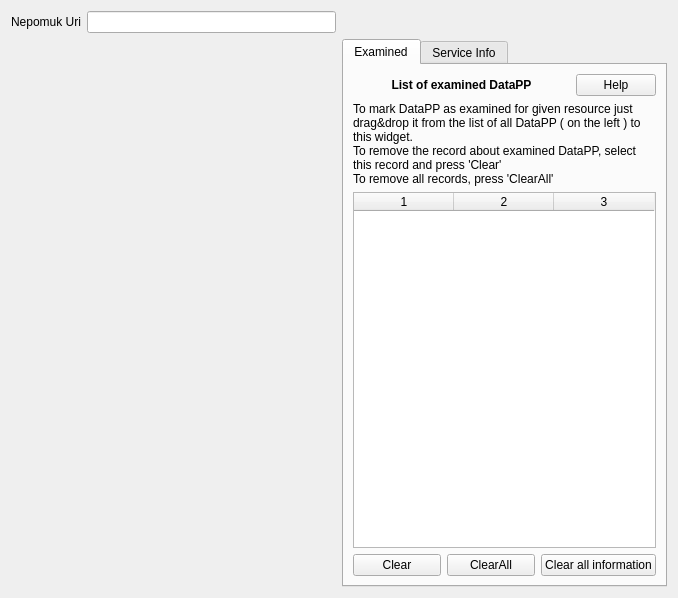
<?xml version="1.0" encoding="UTF-8"?>
<ui version="4.0">
 <class>infoPage</class>
 <widget class="QWidget" name="infoPage">
  <property name="geometry">
   <rect>
    <x>0</x>
    <y>0</y>
    <width>678</width>
    <height>598</height>
   </rect>
  </property>
  <property name="windowTitle">
   <string>Form</string>
  </property>
  <layout class="QGridLayout" name="gridLayout">
   <item row="0" column="0">
    <layout class="QHBoxLayout" name="horizontalLayout_7">
     <item>
      <widget class="QLabel" name="label_3">
       <property name="text">
        <string>Nepomuk Uri</string>
       </property>
      </widget>
     </item>
     <item>
      <widget class="KLineEdit" name="uriResourceInfo"/>
     </item>
    </layout>
   </item>
   <item row="1" column="0">
    <widget class="Nepomuk::Utils::SearchWidget" name="resourcesInfoSelectWidget"/>
   </item>
   <item row="1" column="1">
    <widget class="KTabWidget" name="ktabwidget_2">
     <property name="sizePolicy">
      <sizepolicy hsizetype="Expanding" vsizetype="Expanding">
       <horstretch>0</horstretch>
       <verstretch>1</verstretch>
      </sizepolicy>
     </property>
     <property name="currentIndex">
      <number>0</number>
     </property>
     <widget class="QWidget" name="tab_2">
      <attribute name="title">
       <string>Examined</string>
      </attribute>
      <layout class="QVBoxLayout" name="verticalLayout">
       <item>
        <layout class="QHBoxLayout" name="horizontalLayout_6">
         <item>
          <widget class="QLabel" name="label_6">
           <property name="sizePolicy">
            <sizepolicy hsizetype="Expanding" vsizetype="Preferred">
             <horstretch>0</horstretch>
             <verstretch>0</verstretch>
            </sizepolicy>
           </property>
           <property name="text">
            <string>&lt;!DOCTYPE HTML PUBLIC &quot;-//W3C//DTD HTML 4.0//EN&quot; &quot;http://www.w3.org/TR/REC-html40/strict.dtd&quot;&gt;
&lt;html&gt;&lt;head&gt;&lt;meta name=&quot;qrichtext&quot; content=&quot;1&quot; /&gt;&lt;style type=&quot;text/css&quot;&gt;
p, li { white-space: pre-wrap; }
&lt;/style&gt;&lt;/head&gt;&lt;body style=&quot; font-family:'Sans Serif'; font-size:9pt; font-weight:400; font-style:normal;&quot;&gt;
&lt;p align=&quot;center&quot; style=&quot; margin-top:0px; margin-bottom:0px; margin-left:0px; margin-right:0px; -qt-block-indent:0; text-indent:0px;&quot;&gt;&lt;span style=&quot; font-weight:600;&quot;&gt;List of examined DataPP&lt;/span&gt;&lt;/p&gt;&lt;/body&gt;&lt;/html&gt;</string>
           </property>
           <property name="textFormat">
            <enum>Qt::RichText</enum>
           </property>
          </widget>
         </item>
         <item>
          <widget class="KPushButton" name="helpExaminedbutton">
           <property name="text">
            <string>Help</string>
           </property>
           <property name="checkable">
            <bool>true</bool>
           </property>
           <property name="checked">
            <bool>false</bool>
           </property>
          </widget>
         </item>
        </layout>
       </item>
       <item>
        <widget class="QLabel" name="examinedHelpLabel">
         <property name="sizePolicy">
          <sizepolicy hsizetype="Minimum" vsizetype="Preferred">
           <horstretch>0</horstretch>
           <verstretch>0</verstretch>
          </sizepolicy>
         </property>
         <property name="text">
          <string>&lt;!DOCTYPE HTML PUBLIC &quot;-//W3C//DTD HTML 4.0//EN&quot; &quot;http://www.w3.org/TR/REC-html40/strict.dtd&quot;&gt;
&lt;html&gt;&lt;head&gt;&lt;meta name=&quot;qrichtext&quot; content=&quot;1&quot; /&gt;&lt;style type=&quot;text/css&quot;&gt;
p, li { white-space: pre-wrap; }
&lt;/style&gt;&lt;/head&gt;&lt;body style=&quot; font-family:'Sans Serif'; font-size:9pt; font-weight:400; font-style:normal;&quot;&gt;
&lt;p style=&quot; margin-top:0px; margin-bottom:0px; margin-left:0px; margin-right:0px; -qt-block-indent:0; text-indent:0px;&quot;&gt;To mark DataPP as examined for given resource just drag&amp;amp;drop it from the list of all DataPP ( on the left ) to this widget.&lt;/p&gt;
&lt;p style=&quot; margin-top:0px; margin-bottom:0px; margin-left:0px; margin-right:0px; -qt-block-indent:0; text-indent:0px;&quot;&gt;To remove the record about examined DataPP, select this record and press 'Clear'&lt;/p&gt;
&lt;p style=&quot; margin-top:0px; margin-bottom:0px; margin-left:0px; margin-right:0px; -qt-block-indent:0; text-indent:0px;&quot;&gt;To remove all records, press 'ClearAll'&lt;/p&gt;&lt;/body&gt;&lt;/html&gt;</string>
         </property>
         <property name="textFormat">
          <enum>Qt::RichText</enum>
         </property>
         <property name="scaledContents">
          <bool>true</bool>
         </property>
         <property name="wordWrap">
          <bool>true</bool>
         </property>
        </widget>
       </item>
       <item>
        <widget class="ExaminedWidget" name="examinedDataPPWidget">
         <property name="dragDropMode">
          <enum>QAbstractItemView::DropOnly</enum>
         </property>
         <property name="defaultDropAction">
          <enum>Qt::CopyAction</enum>
         </property>
         <property name="selectionBehavior">
          <enum>QAbstractItemView::SelectRows</enum>
         </property>
         <property name="columnCount">
          <number>3</number>
         </property>
         <column/>
         <column/>
         <column/>
        </widget>
       </item>
       <item>
        <layout class="QHBoxLayout" name="horizontalLayout_5">
         <item>
          <widget class="KPushButton" name="clearExaminedButton">
           <property name="text">
            <string>Clear</string>
           </property>
          </widget>
         </item>
         <item>
          <widget class="KPushButton" name="clearAllExaminedButton">
           <property name="text">
            <string>ClearAll</string>
           </property>
          </widget>
         </item>
         <item>
          <widget class="KPushButton" name="clearServiceButton">
           <property name="text">
            <string>Clear all information</string>
           </property>
          </widget>
         </item>
        </layout>
       </item>
      </layout>
     </widget>
     <widget class="QWidget" name="tab">
      <attribute name="title">
       <string>Service Info</string>
      </attribute>
      <layout class="QVBoxLayout" name="verticalLayout_7">
       <item>
        <widget class="QLabel" name="label_8">
         <property name="text">
          <string>Some examined-backend specific information</string>
         </property>
         <property name="textFormat">
          <enum>Qt::RichText</enum>
         </property>
         <property name="wordWrap">
          <bool>true</bool>
         </property>
        </widget>
       </item>
       <item>
        <widget class="QTableWidget" name="serviceInfoTableWidget"/>
       </item>
      </layout>
     </widget>
    </widget>
   </item>
  </layout>
 </widget>
 <customwidgets>
  <customwidget>
   <class>KPushButton</class>
   <extends>QPushButton</extends>
   <header>kpushbutton.h</header>
  </customwidget>
  <customwidget>
   <class>KLineEdit</class>
   <extends>QLineEdit</extends>
   <header>klineedit.h</header>
  </customwidget>
  <customwidget>
   <class>KTabWidget</class>
   <extends>QTabWidget</extends>
   <header>ktabwidget.h</header>
   <container>1</container>
  </customwidget>
  <customwidget>
   <class>Nepomuk::Utils::SearchWidget</class>
   <extends>QWidget</extends>
   <header>nepomuk/searchwidget.h</header>
  </customwidget>
  <customwidget>
   <class>ExaminedWidget</class>
   <extends>QTableWidget</extends>
   <header>examinedwidget.h</header>
  </customwidget>
 </customwidgets>
 <resources/>
 <connections/>
</ui>
